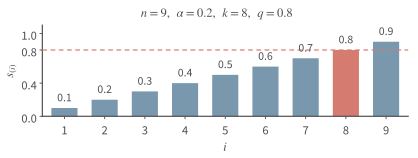

Source code (Python):
"""Exact calibration order-statistic panel for fig:trust-conformal-construction.

Input is the book's explicit teaching construction, not experimental evidence.
Run with Matplotlib and NumPy available; outputs are generated at final 106x40mm.
"""
from pathlib import Path
import json, math, sys
import matplotlib
matplotlib.use("Agg")
from matplotlib import font_manager
import matplotlib.pyplot as plt
import numpy as np

OUT = Path(__file__).resolve().parent
ROOT = OUT.parent
spec = json.loads((OUT / "trust-conformal-residuals-data.json").read_text())
values = np.sort(np.asarray(spec["residuals"], dtype=float))
n, alpha = len(values), spec["alpha"]
k = math.ceil((n + 1) * (1 - alpha))
q = float(values[k - 1])
assert (n, k, q) == (spec["n"], spec["k"], spec["q"])
for filename in ("SourceSans3-Regular.otf", "LXGWWenKai-Regular.ttf", "STIXTwoText-Regular.otf"):
    font_manager.fontManager.addfont(ROOT / "fonts" / filename)
plt.rcParams.update({
    "font.family": ["Source Sans 3", "LXGW WenKai"], "font.size": 9,
    "font.weight": "normal", "axes.labelweight": "normal",
    "mathtext.fontset": "stix", "pdf.fonttype": 3, "svg.fonttype": "path",
    "axes.linewidth": .85, "text.color": "#4C4D4F", "axes.edgecolor": "#4C4D4F",
    "axes.labelcolor": "#4C4D4F", "xtick.color": "#4C4D4F", "ytick.color": "#4C4D4F",
    "xtick.major.width": .65, "ytick.major.width": .65,
})
fig = plt.figure(figsize=(106 / 25.4, 40 / 25.4), facecolor="white")
ax = fig.add_axes([.10, .26, .88, .58])
ax.spines[["top", "right"]].set_visible(False)
ax.set(xlim=(.45, 9.55), ylim=(0, 1.10), xticks=np.arange(1, n+1), yticks=[0, .4, .8, 1.0])
ax.set_xlabel("$i$", labelpad=0)
ax.set_ylabel("$s_{(i)}$", labelpad=3)
ax.tick_params(length=2, pad=2)
blue, coral = "#7998AD", "#D57B70"
colors = [coral if i == k - 1 else blue for i in range(n)]
ax.bar(np.arange(1, n+1), values, width=.65, color=colors, edgecolor="none", zorder=2)
ax.axhline(q, color=coral, lw=.85, linestyle=(0,(4,3)), zorder=3)
for i, value in enumerate(values, 1):
    ax.text(i, value+.035, f"{value:.1f}", ha="center", va="bottom", fontsize=8.5)
fig.text(.52, .965, r"$n=9,\ \alpha=0.2,\ k=8,\ q=0.8$", ha="center", va="top", fontsize=9)
for ext in ("pdf", "svg", "png"):
    fig.savefig(OUT / f"trust-conformal-residuals.{ext}", dpi=350, facecolor="white")
plt.close(fig)
metadata = {
    "source": "Explicit teaching construction from the book; not measurements",
    "input": "trust-conformal-residuals-data.json", "n": n, "alpha": alpha, "k": k, "q": q,
    "formula": "ceil((n+1)*(1-alpha)), then the k-th sorted residual",
    "size_mm": [106,40], "font_size_pt": 9, "value_label_size_pt": 8.5,
    "python": sys.version.split()[0], "matplotlib": matplotlib.__version__, "numpy": np.__version__,
    "fonts": ["SourceSans3-Regular.otf", "LXGWWenKai-Regular.ttf"], "mathtext": "stix",
    "pdf_fonttype": 3, "svg_fonttype": "path", "palette": {"residual":blue, "eighth":coral},
    "processing": "Full list sorted ascending; no random sampling, smoothing, fitting or filtering",
}
(OUT / "trust-conformal-residuals-metadata.json").write_text(json.dumps(metadata, ensure_ascii=False, indent=2)+"\n")
print(f"Saved precise residual panel; n={n}, k={k}, q={q}")
